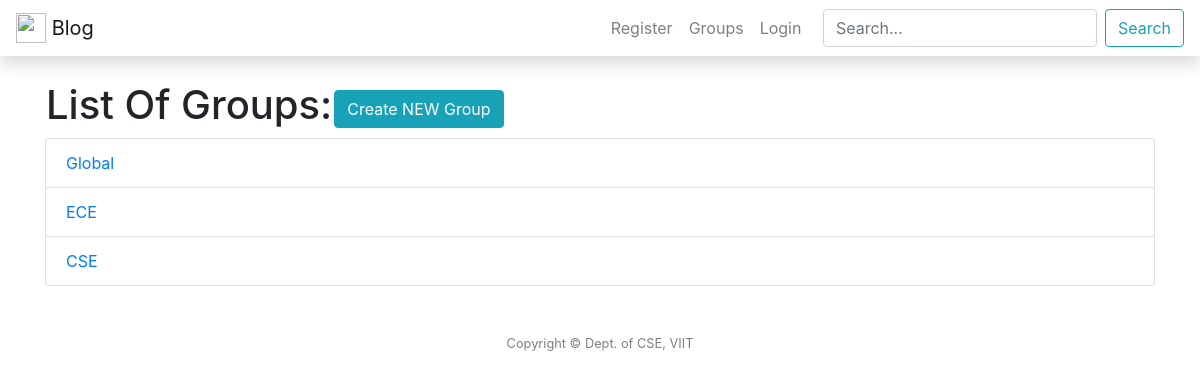
The app's page /groups/ with its own data.
### groups/models.py (models this page shows, shortened)
class Com(models.Model):
	name = models.CharField(max_length = 100, primary_key=True)

### groups/views.py (the view)
# urls.py: path('groups/',GroupListView.as_view() , name = 'groups'),
class GroupListView(ListView):
	model = Com
	template_name = 'groups/groups.html'
	context_object_name = 'group'
	ordering = ['-name']

### templates/groups/groups.html (shortened to what this page needs)
{% extends "post/header.html"%} {% block content %}
<table>
    <tr>
        <td>
            <h1> List Of Groups:</h1>
        </td>
        <td>
            <a type="button" href="{%url 'group-create'%}" class="btn btn-info">Create NEW Group</a>
        </td>
    </tr>
</table>
<ul class="list-group">
    {% for g in group %}
    <a href="{% url 'groups' %}{{ g.name }}" class="list-group-item">{{ g.name }}</a> {% endfor %}
</ul>
{% endblock content %}

### records on screen
Com: name "Global"
Com: name "ECE"
Com: name "CSE"
